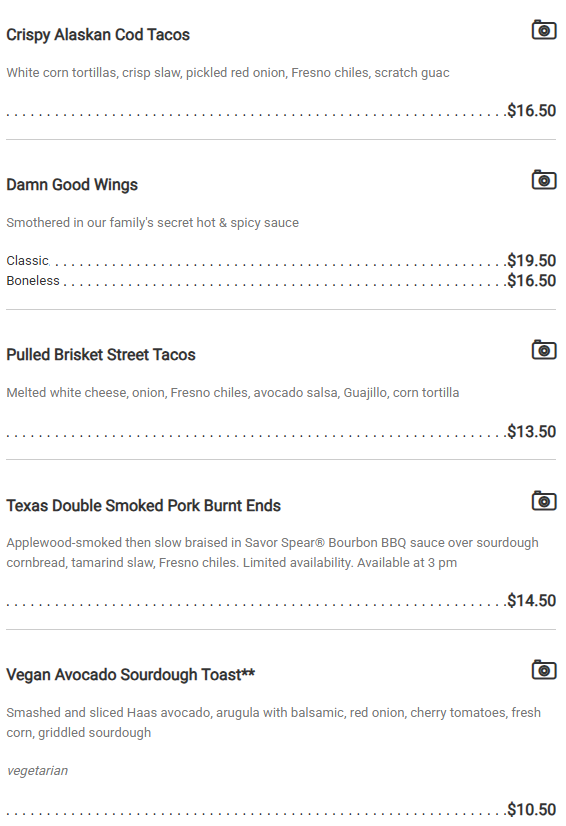
#> input picture sharps1.png, 566 x 826 px
$ python menu_translator.py
#> lines starting #> are read from the running program, lines starting #| are printed output that depends on the picture; after the words box and inside, x2 and y2 are one past the last pixel; in counts of white or black regions, pixels touching at a corner belong together
### simple_ocr.py
"""
Simple OCR Text Extraction Module
Extracts text from preprocessed menu images
"""

import pytesseract
from PIL import Image


class SimpleOCR:
    """Simple OCR text extractor for menu images"""

    def __init__(self):
        """
        Initialize OCR
        Sets default Tesseract path for Windows
        """

        # Set Tesseract path for Windows
        pytesseract.pytesseract.tesseract_cmd = r'C:\Program Files\Tesseract-OCR\tesseract.exe'

        # Test if Tesseract is available
        try:
            version = pytesseract.get_tesseract_version()
            print(f"[✓] Tesseract {version} detected")
        except pytesseract.TesseractNotFoundError:
            raise Exception("[x] Tesseract not found. Please install Tesseract OCR.")
        except FileNotFoundError:
            raise Exception("[x] Tesseract executable not in PATH.")
        except Exception as e:
            print(f"[✗] Unexpected error: {e}")


    # [131 lines left out: functions extract_text, extract_text_with_confidence, save_text, extract_and_clean, get_supported_languages, not called in this run]


# Example usage
# [24 lines that do not run on import are left out]

### menu_translator.py
"""
Image Preprocessing Module - For Menu OCR Optimization
Suitable for English menu screenshots to improve OCR recognition accuracy
"""

import cv2
import numpy as np
import matplotlib.pyplot as plt
import os
from simple_ocr import SimpleOCR
from pathlib import Path


class MenuImagePreprocessor:
    """Menu Image Preprocessor"""

    def __init__(self, image_path):
        """Takes the path to the image file and initialize the preprocessor"""
        self.original_image = cv2.imread(image_path)
        if self.original_image is None:
            raise ValueError(f"[x] Unable to load image: {image_path}")
        self.processed_image = self.original_image.copy()
        self.result_file_name = ""  # for file-naming purposes

    def convert_to_grayscale(self):
        """Convert image to grayscale image"""
        self.processed_image = cv2.cvtColor(self.processed_image, cv2.COLOR_BGR2GRAY)
        print("[✓] Converted to grayscale")
        self.result_file_name += "_grayscale"
        return self.processed_image

    def denoise(self, method='gaussian', kernel_size=5):
        """
        Apply noise reduction

        Args:
            method: Denoising method ('gaussian', 'median', 'bilateral')
            kernel_size: Kernel size (must be odd number)

        Returns:
            Denoised image

        Notes:
            - Gaussian mode: smooth and natural blur, fastest
            - Median mode: for salt-and-pepper noise, medium speed
            - Bilateral mode: denoise in smooth area and still keep words sharp, slowest
        """
        if len(self.processed_image.shape) == 3:
            # If color image, convert to grayscale first
            self.convert_to_grayscale()

        if method == 'gaussian':
            # Gaussian blur - suitable for general noise
            self.processed_image = cv2.GaussianBlur(
                self.processed_image,
                (kernel_size, kernel_size),
                0
            )
            self.result_file_name += "_denoise(gaussian)"
        elif method == 'median':
            # Median filter - suitable for salt-and-pepper noise
            self.processed_image = cv2.medianBlur(self.processed_image, kernel_size)
            self.result_file_name += "_denoise(median)"
        elif method == 'bilateral':
            # Bilateral filter - edge-preserving denoising
            self.processed_image = cv2.bilateralFilter(
                self.processed_image,
                kernel_size,
                75,
                75
            )
            self.result_file_name += "_denoise(bilateral)"

        print(f"[✓] Completed {method} denoising")
        return self.processed_image

    def binarize(self, method='adaptive', block_size=11, c=2):
        """
        Apply binarization (thresholding)

        Args:
            method: Binarization method ('simple', 'adaptive', 'otsu')
            block_size: Block size for adaptive threshold (must be odd number)
            c: Constant subtracted from weighted mean for adaptive threshold

        Returns:
            Binarized image

        Notes:
            - Simple: one standard for the whole picture
            - Adaptive: divide pics into areas, every area has different standard
            - Otsu: find the best standard for the whole picture
        """
        if len(self.processed_image.shape) == 3:
            self.convert_to_grayscale()

        if method == 'simple':
            # Simple threshold
            _, self.processed_image = cv2.threshold(
                self.processed_image,
                127,
                255,
                cv2.THRESH_BINARY
            )
            self.result_file_name += "_binarize(simple)"
        elif method == 'adaptive':
            # Adaptive threshold - suitable for uneven lighting
            self.processed_image = cv2.adaptiveThreshold(
                self.processed_image,
                255,
                cv2.ADAPTIVE_THRESH_GAUSSIAN_C,
                cv2.THRESH_BINARY,
                block_size,
                c
            )
            self.result_file_name += "_binarize(adaptive)"
        elif method == 'otsu':
            # Otsu's automatic threshold
            _, self.processed_image = cv2.threshold(
                self.processed_image,
                0,
                255,
                cv2.THRESH_BINARY + cv2.THRESH_OTSU
            )
            self.result_file_name += "_binarize(otsu)"

        print(f"[✓] Completed {method} binarization")
        return self.processed_image

    def enhance_contrast(self):
        """Enhance contrast using CLAHE, returns contrast-enhanced image"""
        if len(self.processed_image.shape) == 3:
            self.convert_to_grayscale()

        # CLAHE (Contrast Limited Adaptive Histogram Equalization)
        clahe = cv2.createCLAHE(clipLimit=2.0, tileGridSize=(8, 8))
        self.processed_image = clahe.apply(self.processed_image)

        print("[✓] Enhanced contrast")
        self.result_file_name += "_contrast"
        return self.processed_image

    def deskew(self):
        """Correct image skew/tilt, returns deskewed image"""
        if len(self.processed_image.shape) == 3:
            gray = cv2.cvtColor(self.processed_image, cv2.COLOR_BGR2GRAY)
        else:
            gray = self.processed_image.copy()

        # Edge detection
        edges = cv2.Canny(gray, 50, 150, apertureSize=3)

        # Hough transform to detect lines
        lines = cv2.HoughLines(edges, 1, np.pi / 180, 200)

        if lines is not None:
            # Calculate average angle
            angles = []
            for rho, theta in lines[:, 0]:
                angle = np.degrees(theta) - 90
                if -45 < angle < 45:  # Only consider near-horizontal lines
                    angles.append(angle)

            if angles:
                median_angle = np.median(angles)

                # Rotate image
                (h, w) = self.processed_image.shape[:2]
                center = (w // 2, h // 2)
                rotation_matrix = cv2.getRotationMatrix2D(center, median_angle, 1.0)
                self.processed_image = cv2.warpAffine(
                    self.processed_image,
                    rotation_matrix,
                    (w, h),
                    flags=cv2.INTER_CUBIC,
                    borderMode=cv2.BORDER_REPLICATE
                )

                print(f"[✓] Corrected skew angle: {median_angle:.2f}°")
                self.result_file_name += "_deskew"
            else:
                print("⚠ No significant skew detected")
        else:
            print("⚠ No lines detected, skipping deskew")

        return self.processed_image

    # [36 lines left out: function resize, not called in this run]

    def morphological_operations(self, operation='close', kernel_size=3):
        """
        Apply morphological operations

        Args:
            operation: Operation type ('dilate', 'erode', 'open', 'close')
            kernel_size: Kernel size

        Returns:
            Processed image

        Notes:
            - Dilate: for broken letters
            - Erode: for letters that are too thick
            - Open: erode -> dilate
            - Close: dilate -> erode
        """
        if len(self.processed_image.shape) == 3:
            self.convert_to_grayscale()

        kernel = np.ones((kernel_size, kernel_size), np.uint8)

        if operation == 'dilate':
            # Make text thicker
            self.processed_image = cv2.dilate(self.processed_image, kernel, iterations=1)
            self.result_file_name += "_morph(dilate)"
        elif operation == 'erode':
            # Make text thinner
            self.processed_image = cv2.erode(self.processed_image, kernel, iterations=1)
            self.result_file_name += "_morph(erode)"
        elif operation == 'open':
            # Remove small noise (erosion then dilation)
            self.processed_image = cv2.morphologyEx(self.processed_image, cv2.MORPH_OPEN, kernel)
            self.result_file_name += "_morph(open)"
        elif operation == 'close':
            # Fill small holes (dilation then erosion)
            self.processed_image = cv2.morphologyEx(self.processed_image, cv2.MORPH_CLOSE, kernel)
            self.result_file_name += "_morph(close)"

        print(f"[✓] Applied {operation} morphological operation")
        return self.processed_image

    # [136 lines left out: functions preprocess_pipeline, save_image, show_comparison, not called in this run]


# Example usage
if __name__ == "__main__":
    # Get filename from user input
    #filename = input("Please enter the filename: ")

    # for testing purpose
    filename = 'sharps1.png'

    # Check if file exists
    if not os.path.exists(filename):
        print(f"Error: File '{filename}' not found in current directory")
        exit()

    # Check format compatibility
    supported_formats = ['.jpg', '.jpeg', '.png', '.bmp', '.tiff', '.tif', '.webp']
    _, ext = os.path.splitext(filename.lower())

    if ext not in supported_formats:
        print(f"Error: Format '{ext}' is not supported")
        print(f"Supported formats: {', '.join(supported_formats)}")
        exit()

    # Define where OCR results will go
    result_folder = Path("test_results")
    result_folder.mkdir(exist_ok=True)

    # Initialize preprocessor
    print(f"\nProcessing '{filename}'...")

    # Let's try 320 options!!
    if input(" *** Do you wish to try every single possibility? (y/n) Your Answer: ").lower() == 'y':
#> the answer given: y
        all_options = []

        deskew_options = [True, False]
        denoise_options = ['gaussian', 'median', 'bilateral', None]
        contrast_options = [True, False]
        binarize_options = ['simple', 'adaptive', 'otsu', None]
        morph_options = ['dilate', 'erode', 'open', 'close', None]

        for s in deskew_options:
            for n in denoise_options:
                for c in contrast_options:
                    for b in binarize_options:
                        for m in morph_options:
                            all_options.append([s,n,c,b,m])

        print(f'[✓✓✓✓✓...] number of options created: {len(all_options)} options')

        for deskew_opt, denoise_opt, contrast_opt, binarize_opt, morph_opt in all_options:
            preprocessor = MenuImagePreprocessor(filename)
#> in __init__, self.original_image is the input picture: shape (826, 566, 3); mean B, G, R 248.5, 248.5, 248.5

            if deskew_opt:
                preprocessor.deskew()
#> in deskew, `edges = cv2.Canny(gray, 50, 150, apertureSize=3)`:
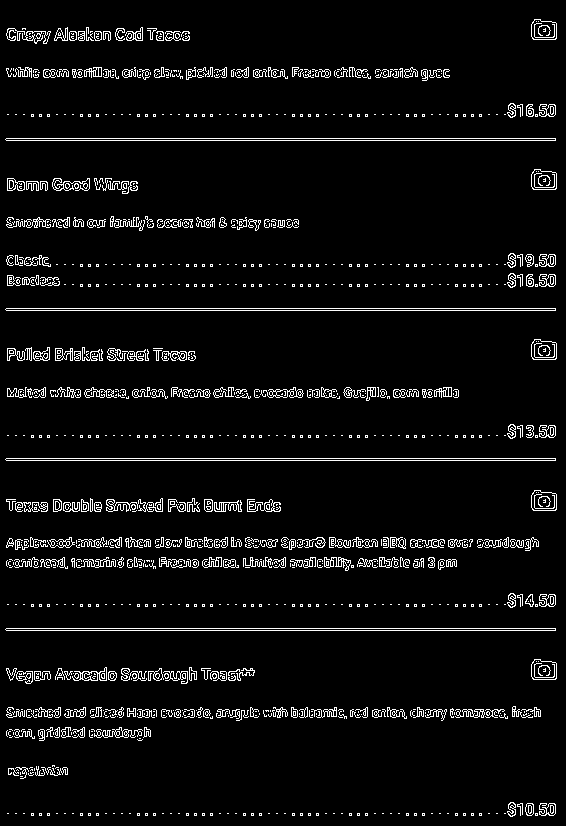
#> edges: shape (826, 566); 5.3% white in thin lines or dots
#> in deskew, `lines = cv2.HoughLines(edges, 1, np.pi / 180, 200)`: lines = 22 rows, first 8: [138, 1.57], [140, 1.57], [308, 1.57], [310, 1.57], [458, 1.57], [460, 1.57], [628, 1.57], [630, 1.57]
#> the loop in deskew, `for rho, theta in lines[:, 0]:` made 22 passes
#> (rho, theta, angle) on passes 1 to 12: (138, 1.57, 0), (140, 1.57, 0), (308, 1.57, 0), (310, 1.57, 0), (458, 1.57, 0), (460, 1.57, 0), (628, 1.57, 0), (630, 1.57, 0), (709, 1.57, 0), (539, 1.57, 0), (711, 1.57, 0), (545, 1.57, 0)
#> after the loop in deskew, `for rho, theta in lines[:, 0]:`: angles = [0, 0, 0, 0, 0, 0, 0, 0, 0, 0, 0, 0, 0, 0, 0, 0, 0, 1, 0, 0, 0, -1]
#> in deskew, `median_angle = np.median(angles)`: median_angle = 0
#> in deskew, `rotation_matrix = cv2.getRotationMatrix2D(center, median_angle, 1.0)`: rotation_matrix = [[1, 0, 0], [0, 1, 0]]
#| [✓] Corrected skew angle: 0.00°

            if denoise_opt:
                preprocessor.denoise(method=denoise_opt)
#> in denoise, `self.processed_image = cv2.GaussianBlur( self.processed_image, (kernel..`:
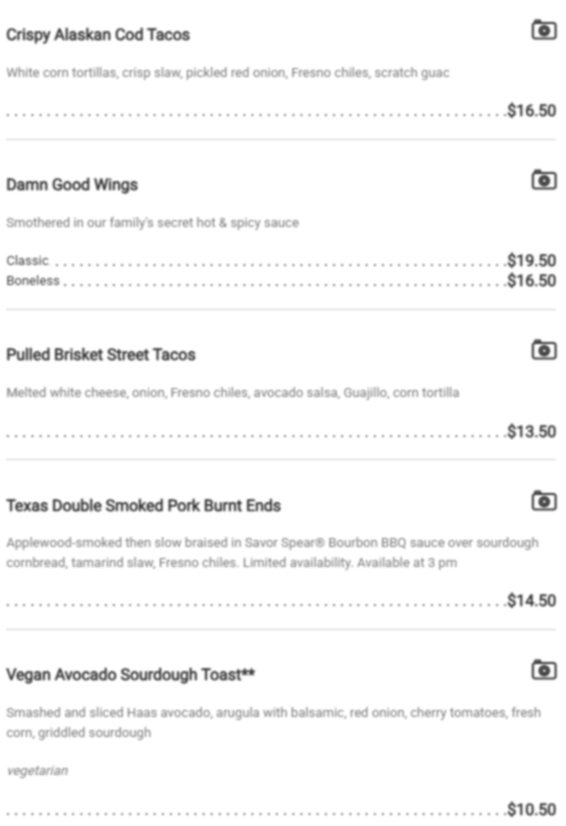
#> self.processed_image: shape (826, 566); min 67, max 255, mean 248.5

            if contrast_opt:
                preprocessor.enhance_contrast()
#> in enhance_contrast, `self.processed_image = clahe.apply(self.processed_image)`:
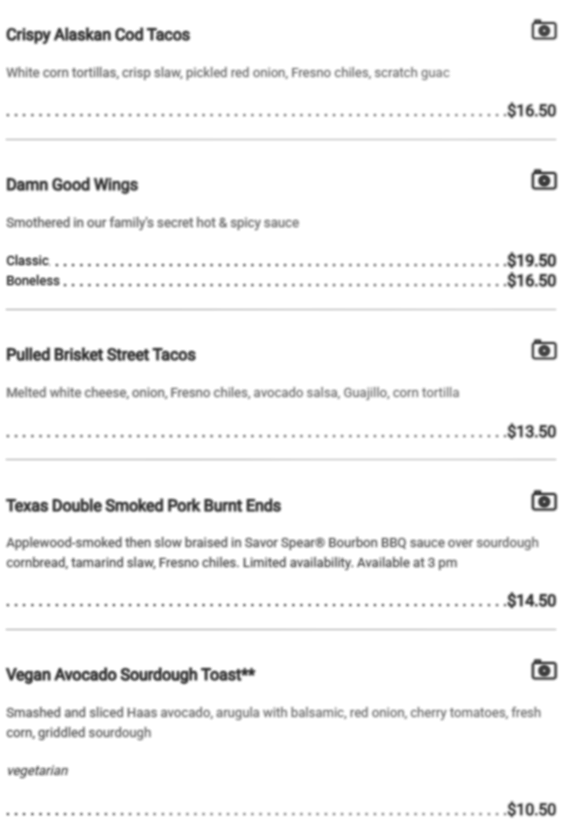
#> self.processed_image: shape (826, 566); min 51, max 255, mean 245.8

            if binarize_opt:
                preprocessor.binarize(method=binarize_opt)
#> in binarize, `_, self.processed_image = cv2.threshold( self.processed_image, 127, 25..`:
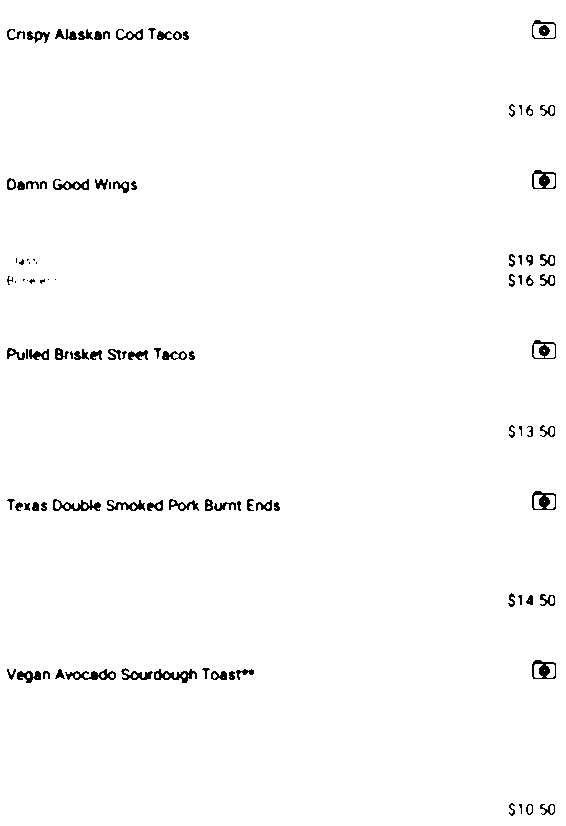
#> self.processed_image: shape (826, 566); 98.4% white; black in thin lines or dots

            if morph_opt:
                preprocessor.morphological_operations(operation=morph_opt)
#> in morphological_operations, `self.processed_image = cv2.dilate(self.processed_image, kernel, iterat..`:
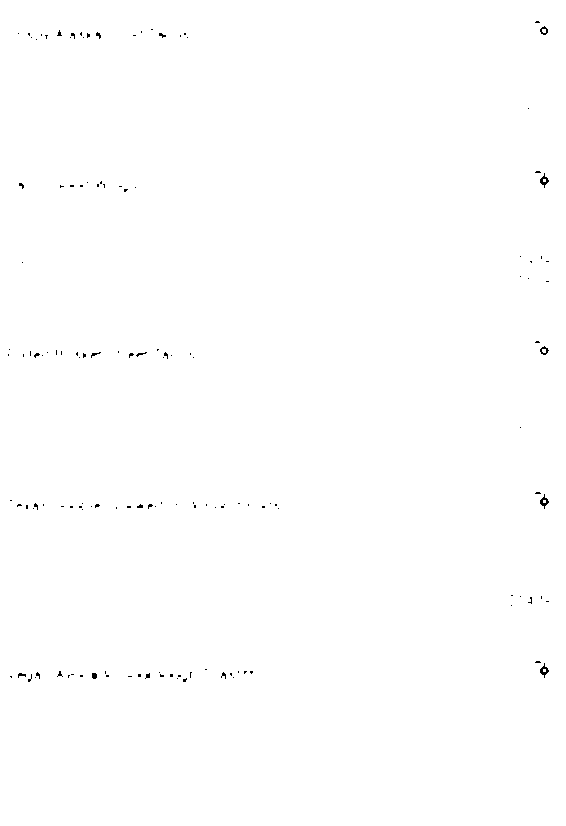
#> self.processed_image: shape (826, 566); 99.8% white; black in thin lines or dots, all inside (x1, y1, x2, y2) = (8, 21, 549, 682)

#> (the run stopped early here; a loop or call above may not have finished)
